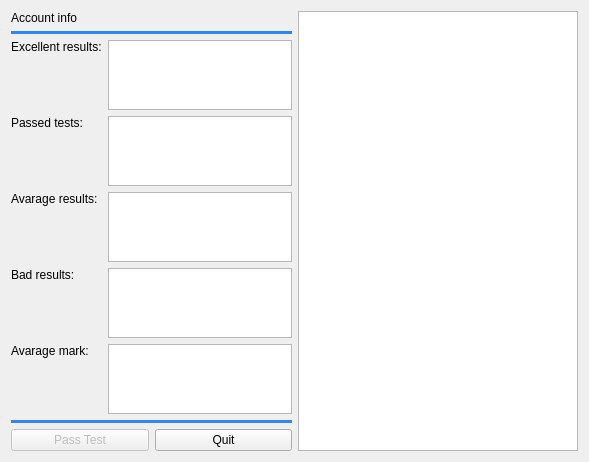
<?xml version="1.0" encoding="UTF-8"?>
<ui version="4.0">
 <class>MainWindow</class>
 <widget class="QMainWindow" name="MainWindow">
  <property name="geometry">
   <rect>
    <x>0</x>
    <y>0</y>
    <width>589</width>
    <height>350</height>
   </rect>
  </property>
  <property name="windowTitle">
   <string>MainWindow</string>
  </property>
  <widget class="QWidget" name="centralWidget">
   <layout class="QHBoxLayout" name="horizontalLayout" stretch="1,1">
    <item>
     <layout class="QVBoxLayout" name="verticalLayout" stretch="0,0,0,0,0">
      <item>
       <widget class="QLabel" name="label_accountInfo">
        <property name="text">
         <string>Account info</string>
        </property>
       </widget>
      </item>
      <item>
       <widget class="QFrame" name="frame_2">
        <property name="styleSheet">
         <string notr="true">background-color: #2d89ef;
border-radius:2px;</string>
        </property>
        <property name="frameShape">
         <enum>QFrame::HLine</enum>
        </property>
        <property name="frameShadow">
         <enum>QFrame::Raised</enum>
        </property>
       </widget>
      </item>
      <item>
       <layout class="QGridLayout" name="gridLayout">
        <property name="sizeConstraint">
         <enum>QLayout::SetDefaultConstraint</enum>
        </property>
        <item row="3" column="2">
         <widget class="QTextBrowser" name="textBrowser_3">
          <property name="sizePolicy">
           <sizepolicy hsizetype="Expanding" vsizetype="Maximum">
            <horstretch>0</horstretch>
            <verstretch>0</verstretch>
           </sizepolicy>
          </property>
         </widget>
        </item>
        <item row="4" column="2">
         <widget class="QTextBrowser" name="textBrowser_4">
          <property name="sizePolicy">
           <sizepolicy hsizetype="Expanding" vsizetype="Maximum">
            <horstretch>0</horstretch>
            <verstretch>0</verstretch>
           </sizepolicy>
          </property>
         </widget>
        </item>
        <item row="5" column="1">
         <widget class="QLabel" name="label_5">
          <property name="text">
           <string>Avarage mark:</string>
          </property>
          <property name="alignment">
           <set>Qt::AlignLeading|Qt::AlignLeft|Qt::AlignTop</set>
          </property>
         </widget>
        </item>
        <item row="2" column="1">
         <widget class="QLabel" name="label_2">
          <property name="text">
           <string>Passed tests:</string>
          </property>
          <property name="alignment">
           <set>Qt::AlignLeading|Qt::AlignLeft|Qt::AlignTop</set>
          </property>
         </widget>
        </item>
        <item row="2" column="2">
         <widget class="QTextBrowser" name="textBrowser_2">
          <property name="sizePolicy">
           <sizepolicy hsizetype="Expanding" vsizetype="Maximum">
            <horstretch>0</horstretch>
            <verstretch>0</verstretch>
           </sizepolicy>
          </property>
         </widget>
        </item>
        <item row="5" column="2">
         <widget class="QTextBrowser" name="textBrowser_5">
          <property name="sizePolicy">
           <sizepolicy hsizetype="Expanding" vsizetype="Maximum">
            <horstretch>0</horstretch>
            <verstretch>0</verstretch>
           </sizepolicy>
          </property>
         </widget>
        </item>
        <item row="4" column="1">
         <widget class="QLabel" name="label_4">
          <property name="text">
           <string>Bad results:</string>
          </property>
          <property name="alignment">
           <set>Qt::AlignLeading|Qt::AlignLeft|Qt::AlignTop</set>
          </property>
         </widget>
        </item>
        <item row="3" column="1">
         <widget class="QLabel" name="label_3">
          <property name="text">
           <string>Avarage results:</string>
          </property>
          <property name="alignment">
           <set>Qt::AlignLeading|Qt::AlignLeft|Qt::AlignTop</set>
          </property>
         </widget>
        </item>
        <item row="1" column="1">
         <widget class="QLabel" name="label_1">
          <property name="sizePolicy">
           <sizepolicy hsizetype="Preferred" vsizetype="Preferred">
            <horstretch>0</horstretch>
            <verstretch>0</verstretch>
           </sizepolicy>
          </property>
          <property name="text">
           <string>Excellent results:</string>
          </property>
          <property name="alignment">
           <set>Qt::AlignLeading|Qt::AlignLeft|Qt::AlignTop</set>
          </property>
         </widget>
        </item>
        <item row="1" column="2">
         <widget class="QTextBrowser" name="textBrowser_1">
          <property name="sizePolicy">
           <sizepolicy hsizetype="Expanding" vsizetype="Maximum">
            <horstretch>0</horstretch>
            <verstretch>0</verstretch>
           </sizepolicy>
          </property>
         </widget>
        </item>
       </layout>
      </item>
      <item>
       <widget class="QFrame" name="frame">
        <property name="styleSheet">
         <string notr="true">background-color: #2d89ef;
border-radius:2px;</string>
        </property>
        <property name="frameShape">
         <enum>QFrame::HLine</enum>
        </property>
        <property name="frameShadow">
         <enum>QFrame::Raised</enum>
        </property>
       </widget>
      </item>
      <item>
       <layout class="QHBoxLayout" name="horizontalLayout_2">
        <item>
         <widget class="QPushButton" name="pushButton_passTest">
          <property name="enabled">
           <bool>false</bool>
          </property>
          <property name="text">
           <string>Pass Test</string>
          </property>
         </widget>
        </item>
        <item>
         <widget class="QPushButton" name="pushButton">
          <property name="text">
           <string>Quit</string>
          </property>
         </widget>
        </item>
       </layout>
      </item>
     </layout>
    </item>
    <item>
     <widget class="QTreeView" name="listView_tests">
      <property name="sizePolicy">
       <sizepolicy hsizetype="Expanding" vsizetype="Expanding">
        <horstretch>0</horstretch>
        <verstretch>0</verstretch>
       </sizepolicy>
      </property>
      <property name="headerHidden">
       <bool>false</bool>
      </property>
      <attribute name="headerVisible">
       <bool>true</bool>
      </attribute>
     </widget>
    </item>
   </layout>
  </widget>
 </widget>
 <layoutdefault spacing="6" margin="11"/>
 <resources/>
 <connections/>
</ui>
